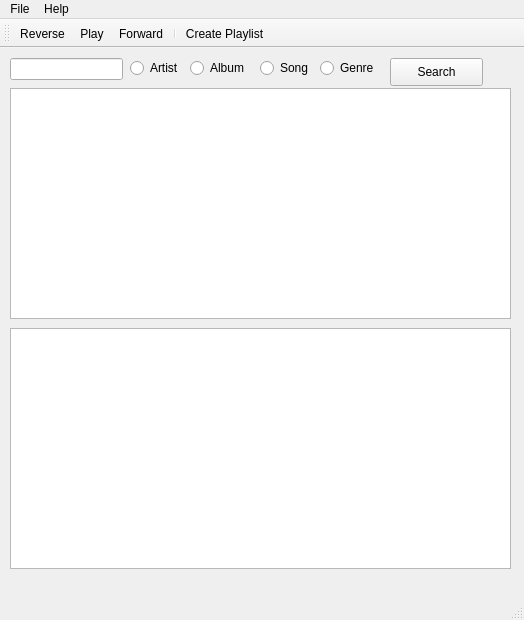
<?xml version="1.0" encoding="UTF-8"?>
<ui version="4.0">
 <class>MainWindow</class>
 <widget class="QMainWindow" name="MainWindow">
  <property name="geometry">
   <rect>
    <x>0</x>
    <y>0</y>
    <width>524</width>
    <height>620</height>
   </rect>
  </property>
  <property name="windowTitle">
   <string>MainWindow</string>
  </property>
  <widget class="QWidget" name="centralWidget">
   <widget class="QLineEdit" name="searchBox">
    <property name="geometry">
     <rect>
      <x>10</x>
      <y>10</y>
      <width>113</width>
      <height>22</height>
     </rect>
    </property>
    <property name="text">
     <string/>
    </property>
   </widget>
   <widget class="QRadioButton" name="artistRadioButton">
    <property name="geometry">
     <rect>
      <x>130</x>
      <y>10</y>
      <width>61</width>
      <height>20</height>
     </rect>
    </property>
    <property name="text">
     <string>Artist</string>
    </property>
   </widget>
   <widget class="QRadioButton" name="albumRadioButton">
    <property name="geometry">
     <rect>
      <x>190</x>
      <y>10</y>
      <width>71</width>
      <height>20</height>
     </rect>
    </property>
    <property name="text">
     <string>Album</string>
    </property>
   </widget>
   <widget class="QRadioButton" name="songRadioButton">
    <property name="geometry">
     <rect>
      <x>260</x>
      <y>10</y>
      <width>61</width>
      <height>20</height>
     </rect>
    </property>
    <property name="text">
     <string>Song</string>
    </property>
   </widget>
   <widget class="QRadioButton" name="genreRadioButton">
    <property name="geometry">
     <rect>
      <x>320</x>
      <y>10</y>
      <width>71</width>
      <height>20</height>
     </rect>
    </property>
    <property name="text">
     <string>Genre</string>
    </property>
   </widget>
   <widget class="QPushButton" name="searchButton">
    <property name="geometry">
     <rect>
      <x>390</x>
      <y>10</y>
      <width>93</width>
      <height>28</height>
     </rect>
    </property>
    <property name="text">
     <string>Search</string>
    </property>
   </widget>
   <widget class="QTableView" name="tableView">
    <property name="geometry">
     <rect>
      <x>10</x>
      <y>40</y>
      <width>501</width>
      <height>231</height>
     </rect>
    </property>
   </widget>
   <widget class="QTableView" name="resultsView">
    <property name="geometry">
     <rect>
      <x>10</x>
      <y>280</y>
      <width>501</width>
      <height>241</height>
     </rect>
    </property>
   </widget>
  </widget>
  <widget class="QMenuBar" name="menuBar">
   <property name="geometry">
    <rect>
     <x>0</x>
     <y>0</y>
     <width>524</width>
     <height>26</height>
    </rect>
   </property>
   <widget class="QMenu" name="menuFile">
    <property name="title">
     <string>File</string>
    </property>
    <addaction name="actionNew_playlist"/>
    <addaction name="actionEdit_playlist"/>
    <addaction name="actionDelete_playlist"/>
    <addaction name="separator"/>
    <addaction name="actionExit"/>
   </widget>
   <widget class="QMenu" name="menuHelp">
    <property name="title">
     <string>Help</string>
    </property>
    <addaction name="actionHelp"/>
    <addaction name="separator"/>
    <addaction name="actionAbout"/>
   </widget>
   <addaction name="menuFile"/>
   <addaction name="menuHelp"/>
  </widget>
  <widget class="QToolBar" name="mainToolBar">
   <property name="layoutDirection">
    <enum>Qt::LeftToRight</enum>
   </property>
   <attribute name="toolBarArea">
    <enum>TopToolBarArea</enum>
   </attribute>
   <attribute name="toolBarBreak">
    <bool>false</bool>
   </attribute>
   <addaction name="actionReverse"/>
   <addaction name="actionPlay"/>
   <addaction name="actionForward"/>
   <addaction name="separator"/>
   <addaction name="actionCreate_Playlist"/>
  </widget>
  <widget class="QStatusBar" name="statusBar"/>
  <action name="actionNew_playlist">
   <property name="text">
    <string>New playlist</string>
   </property>
  </action>
  <action name="actionEdit_playlist">
   <property name="text">
    <string>Edit playlist</string>
   </property>
  </action>
  <action name="actionDelete_playlist">
   <property name="text">
    <string>Delete playlist</string>
   </property>
  </action>
  <action name="actionExit">
   <property name="text">
    <string>Exit</string>
   </property>
  </action>
  <action name="actionPlay">
   <property name="icon">
    <iconset>
     <normaloff>../play.png</normaloff>
     <normalon>../pause.png</normalon>../play.png</iconset>
   </property>
   <property name="text">
    <string>Play</string>
   </property>
  </action>
  <action name="actionReverse">
   <property name="icon">
    <iconset>
     <normaloff>../rewind.png</normaloff>../rewind.png</iconset>
   </property>
   <property name="text">
    <string>Reverse</string>
   </property>
  </action>
  <action name="actionForward">
   <property name="icon">
    <iconset>
     <normaloff>../fast_forward.png</normaloff>../fast_forward.png</iconset>
   </property>
   <property name="text">
    <string>Forward</string>
   </property>
  </action>
  <action name="actionHelp">
   <property name="text">
    <string>View help</string>
   </property>
  </action>
  <action name="actionAbout">
   <property name="text">
    <string>About</string>
   </property>
  </action>
  <action name="actionCreate_Playlist">
   <property name="text">
    <string>Create Playlist</string>
   </property>
  </action>
 </widget>
 <layoutdefault spacing="6" margin="11"/>
 <resources/>
 <connections/>
</ui>
